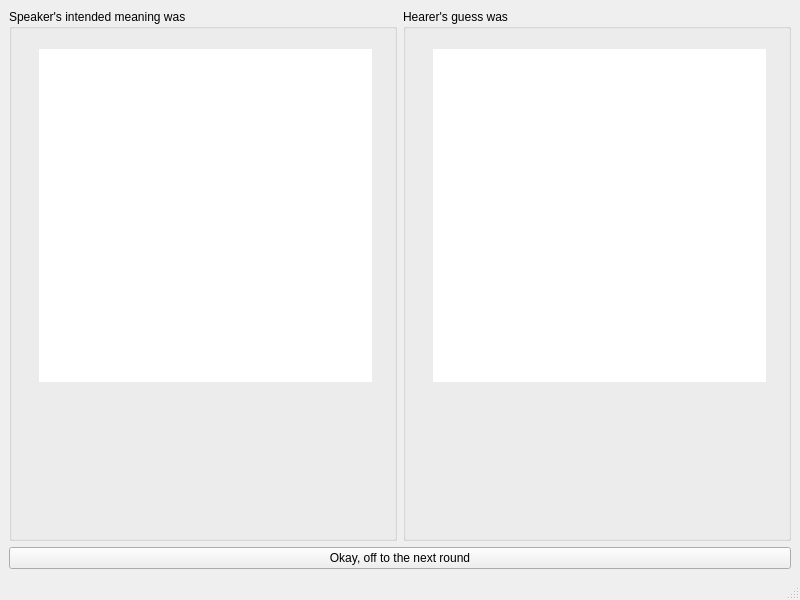
<?xml version="1.0" encoding="UTF-8"?>
<ui version="4.0">
 <class>MainWindow</class>
 <widget class="QMainWindow" name="MainWindow">
  <property name="geometry">
   <rect>
    <x>0</x>
    <y>0</y>
    <width>800</width>
    <height>600</height>
   </rect>
  </property>
  <property name="windowTitle">
   <string>Feedback</string>
  </property>
  <widget class="QWidget" name="centralwidget">
   <layout class="QGridLayout" name="gridLayout">
    <item row="0" column="0">
     <widget class="QGroupBox" name="groupBox">
      <property name="title">
       <string>Speaker's intended meaning was</string>
      </property>
      <widget class="QLabel" name="lblImageCorrect">
       <property name="geometry">
        <rect>
         <x>30</x>
         <y>40</y>
         <width>333</width>
         <height>333</height>
        </rect>
       </property>
       <property name="sizePolicy">
        <sizepolicy hsizetype="Fixed" vsizetype="Fixed">
         <horstretch>0</horstretch>
         <verstretch>0</verstretch>
        </sizepolicy>
       </property>
       <property name="minimumSize">
        <size>
         <width>333</width>
         <height>333</height>
        </size>
       </property>
       <property name="maximumSize">
        <size>
         <width>333</width>
         <height>333</height>
        </size>
       </property>
       <property name="styleSheet">
        <string notr="true">background-color: white</string>
       </property>
       <property name="text">
        <string/>
       </property>
       <property name="alignment">
        <set>Qt::AlignCenter</set>
       </property>
      </widget>
     </widget>
    </item>
    <item row="0" column="1">
     <widget class="QGroupBox" name="groupBox_2">
      <property name="title">
       <string>Hearer's guess was</string>
      </property>
      <widget class="QLabel" name="lblImageGuess">
       <property name="geometry">
        <rect>
         <x>30</x>
         <y>40</y>
         <width>333</width>
         <height>333</height>
        </rect>
       </property>
       <property name="sizePolicy">
        <sizepolicy hsizetype="Fixed" vsizetype="Fixed">
         <horstretch>0</horstretch>
         <verstretch>0</verstretch>
        </sizepolicy>
       </property>
       <property name="maximumSize">
        <size>
         <width>333</width>
         <height>333</height>
        </size>
       </property>
       <property name="styleSheet">
        <string notr="true">background-color: white</string>
       </property>
       <property name="text">
        <string/>
       </property>
       <property name="alignment">
        <set>Qt::AlignCenter</set>
       </property>
      </widget>
     </widget>
    </item>
    <item row="1" column="0" colspan="2">
     <widget class="QPushButton" name="btnOkay">
      <property name="text">
       <string>Okay, off to the next round</string>
      </property>
     </widget>
    </item>
   </layout>
  </widget>
  <widget class="QMenuBar" name="menubar">
   <property name="geometry">
    <rect>
     <x>0</x>
     <y>0</y>
     <width>800</width>
     <height>22</height>
    </rect>
   </property>
  </widget>
  <widget class="QStatusBar" name="statusbar"/>
 </widget>
 <resources/>
 <connections/>
</ui>
